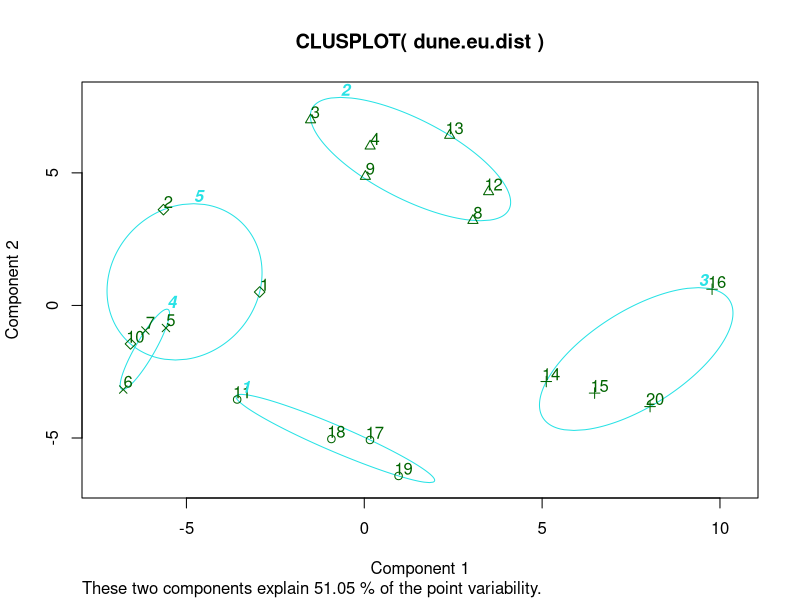
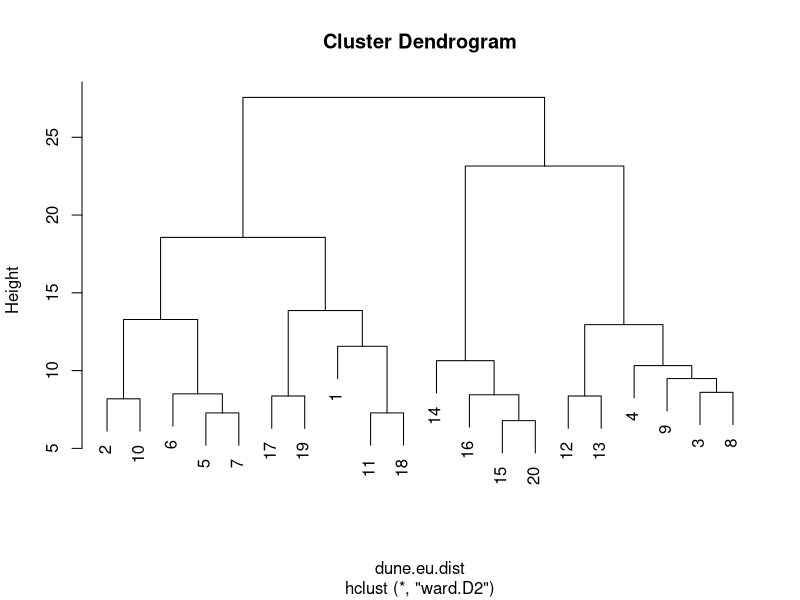
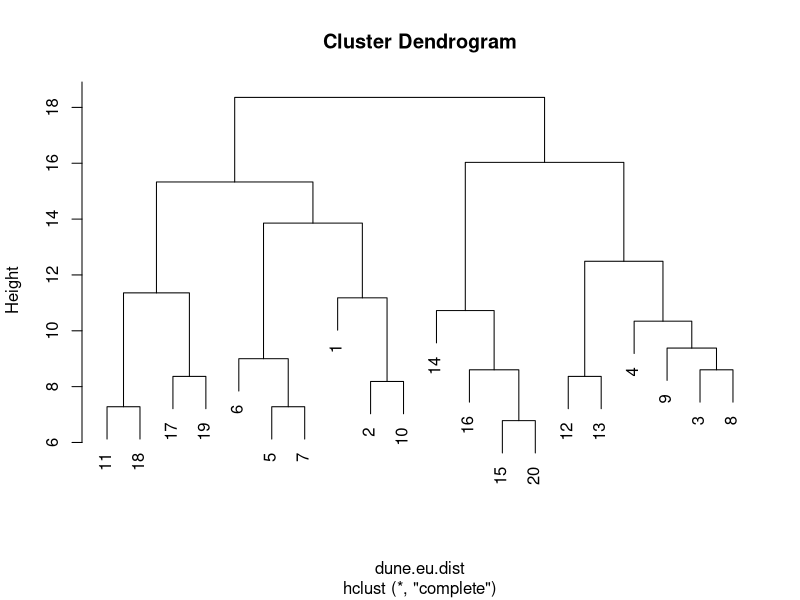
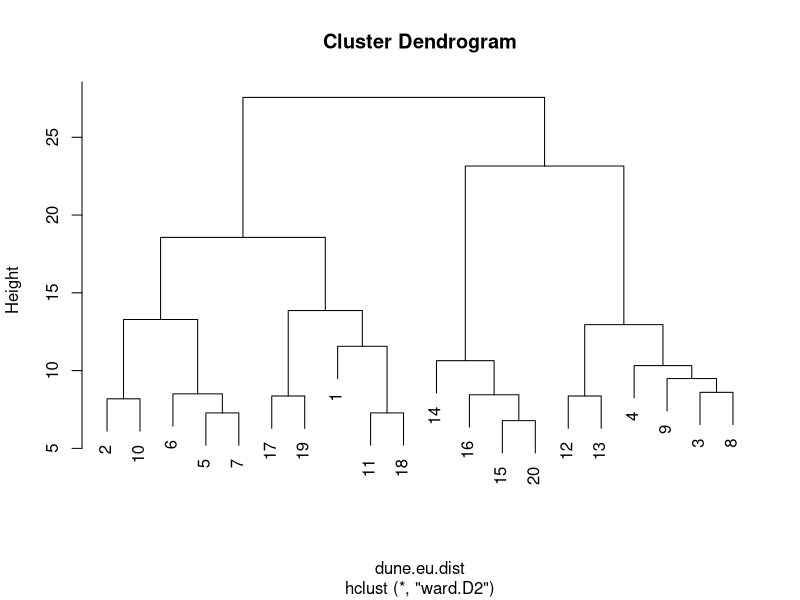
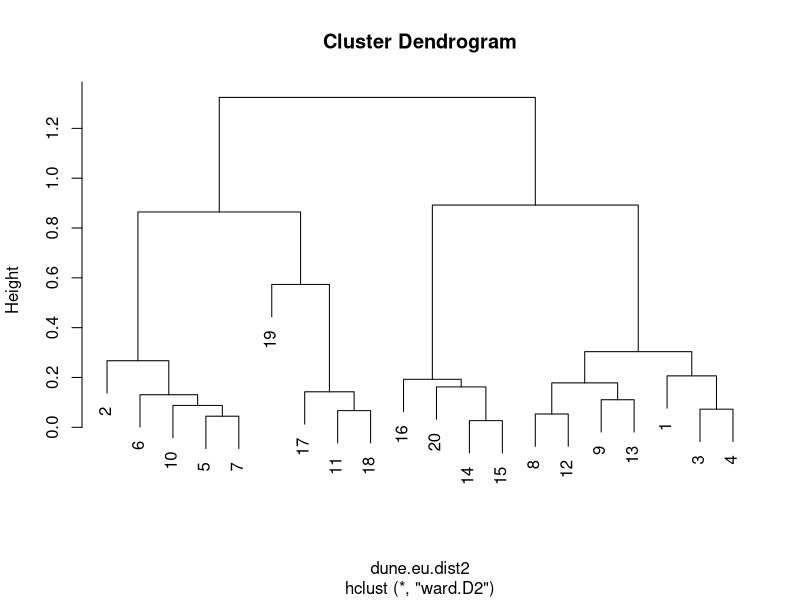

Source code (R) for these figures, in order:
# This script will be a tutorial on using clustering. This tutorial should 
# be run with an instructor present, but independent development is 
# encouraged.

### load libraries and datasets
library(vegan)
library(cluster)
data(dune)

### non hierarchical clustering: kmeans
dune.kc <- kmeans(dune,centers=5)
class(dune.kc)
dune.kc$cluster

dune.eu.dist <- dist(dune,method = "euclidean")
clusplot(x=dune.eu.dist,diss=TRUE,clus = dune.kc$cluste,lines=0,labels = 2)


### hierarchical clustering 
dune.eu.dist <- dist(dune,method = "euclidean")
dune.wc <- hclust(dune.eu.dist,method = "ward.D2")
dune.cc <- hclust(dune.eu.dist,method = "complete")

plot(dune.wc)
plot(dune.cc)

table(cutree(dune.wc,k=5),cutree(dune.cc,k=5))

### hierarchical clustering based on PCoA first 2 axes
myPca <- rda(dune,scale=TRUE)
dune.eu.dist2 <- dist(myPca$CA$u[,1:2],method = "euclidean")
dune.wc2 <- hclust(dune.eu.dist2,method = "ward.D2")

plot(dune.wc)
plot(dune.wc2)

table(cutree(dune.wc,k=5),cutree(dune.wc2,k=5))
